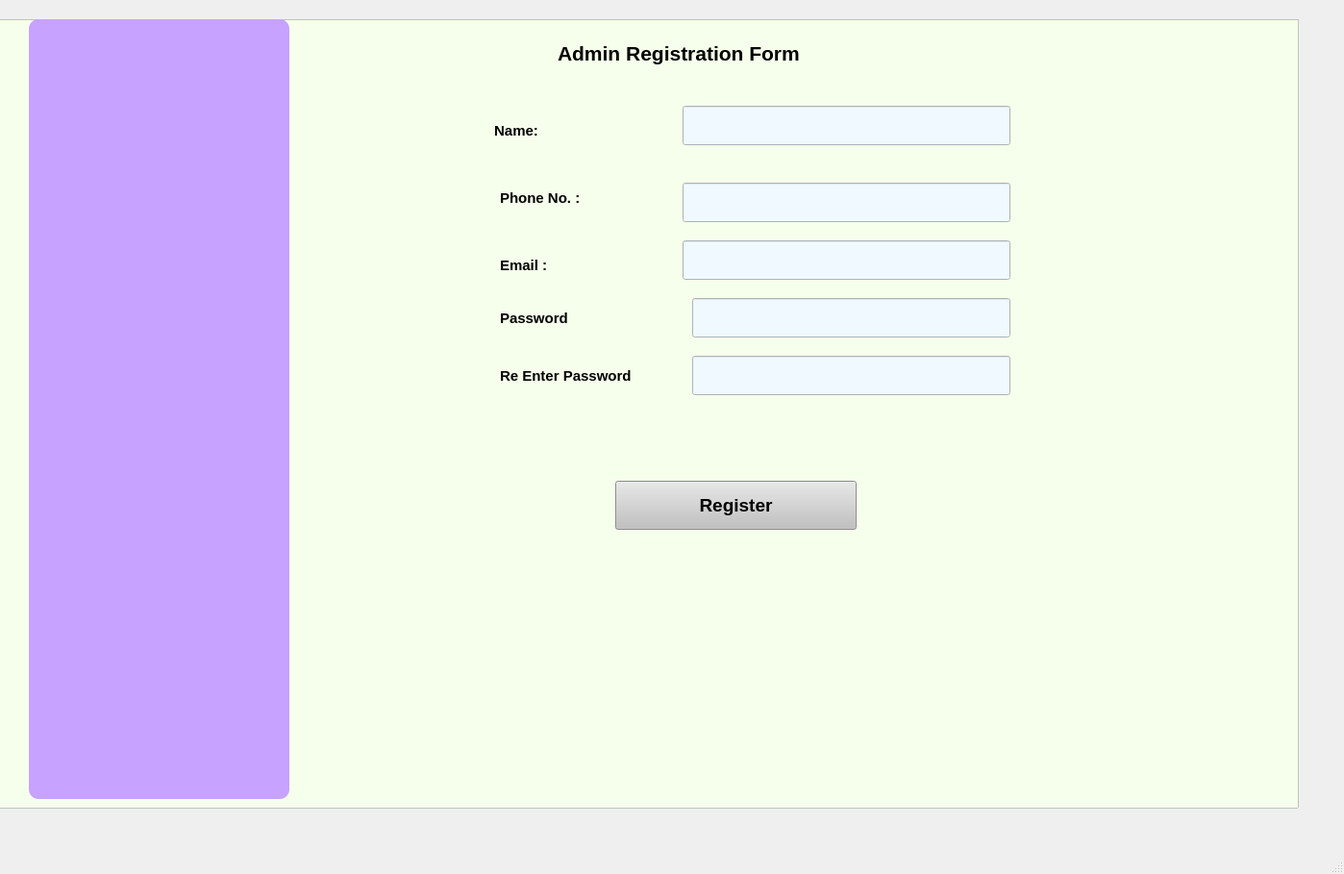
<?xml version="1.0" encoding="UTF-8"?>
<ui version="4.0">
 <class>Adminreg</class>
 <widget class="QMainWindow" name="Adminreg">
  <property name="geometry">
   <rect>
    <x>0</x>
    <y>0</y>
    <width>1398</width>
    <height>909</height>
   </rect>
  </property>
  <property name="windowTitle">
   <string>MainWindow</string>
  </property>
  <widget class="QWidget" name="centralwidget">
   <widget class="QFrame" name="frame">
    <property name="geometry">
     <rect>
      <x>-10</x>
      <y>20</y>
      <width>1361</width>
      <height>821</height>
     </rect>
    </property>
    <property name="styleSheet">
     <string notr="true">background:rgb(246, 255, 235)</string>
    </property>
    <property name="frameShape">
     <enum>QFrame::StyledPanel</enum>
    </property>
    <property name="frameShadow">
     <enum>QFrame::Raised</enum>
    </property>
    <widget class="QLineEdit" name="line3">
     <property name="geometry">
      <rect>
       <x>720</x>
       <y>230</y>
       <width>341</width>
       <height>41</height>
      </rect>
     </property>
     <property name="font">
      <font>
       <pointsize>10</pointsize>
       <weight>75</weight>
       <bold>true</bold>
      </font>
     </property>
     <property name="styleSheet">
      <string notr="true">background:rgb(240, 249, 255)</string>
     </property>
     <property name="text">
      <string/>
     </property>
    </widget>
    <widget class="QLabel" name="l3">
     <property name="geometry">
      <rect>
       <x>530</x>
       <y>230</y>
       <width>81</width>
       <height>51</height>
      </rect>
     </property>
     <property name="font">
      <font>
       <pointsize>11</pointsize>
       <weight>75</weight>
       <bold>true</bold>
      </font>
     </property>
     <property name="text">
      <string>Email :</string>
     </property>
    </widget>
    <widget class="QLineEdit" name="line5">
     <property name="geometry">
      <rect>
       <x>730</x>
       <y>350</y>
       <width>331</width>
       <height>41</height>
      </rect>
     </property>
     <property name="font">
      <font>
       <pointsize>10</pointsize>
       <weight>75</weight>
       <bold>true</bold>
      </font>
     </property>
     <property name="styleSheet">
      <string notr="true">background:rgb(240, 249, 255)</string>
     </property>
     <property name="text">
      <string/>
     </property>
     <property name="echoMode">
      <enum>QLineEdit::Password</enum>
     </property>
    </widget>
    <widget class="QFrame" name="frame_2">
     <property name="geometry">
      <rect>
       <x>40</x>
       <y>0</y>
       <width>271</width>
       <height>811</height>
      </rect>
     </property>
     <property name="styleSheet">
      <string notr="true">background-color: rgb(199, 162, 255);
border-radius:10px;</string>
     </property>
     <property name="frameShape">
      <enum>QFrame::StyledPanel</enum>
     </property>
     <property name="frameShadow">
      <enum>QFrame::Raised</enum>
     </property>
    </widget>
    <widget class="QLabel" name="l2_2">
     <property name="geometry">
      <rect>
       <x>530</x>
       <y>160</y>
       <width>111</width>
       <height>51</height>
      </rect>
     </property>
     <property name="font">
      <font>
       <pointsize>11</pointsize>
       <weight>75</weight>
       <bold>true</bold>
      </font>
     </property>
     <property name="text">
      <string>Phone No. :</string>
     </property>
    </widget>
    <widget class="QLineEdit" name="line1">
     <property name="geometry">
      <rect>
       <x>720</x>
       <y>90</y>
       <width>341</width>
       <height>41</height>
      </rect>
     </property>
     <property name="font">
      <font>
       <pointsize>10</pointsize>
       <weight>75</weight>
       <bold>true</bold>
      </font>
     </property>
     <property name="styleSheet">
      <string notr="true">background:rgb(240, 249, 255)</string>
     </property>
     <property name="text">
      <string/>
     </property>
    </widget>
    <widget class="QLabel" name="l1">
     <property name="geometry">
      <rect>
       <x>520</x>
       <y>90</y>
       <width>121</width>
       <height>51</height>
      </rect>
     </property>
     <property name="font">
      <font>
       <pointsize>11</pointsize>
       <weight>75</weight>
       <bold>true</bold>
      </font>
     </property>
     <property name="text">
      <string> Name:</string>
     </property>
    </widget>
    <widget class="QLabel" name="l4">
     <property name="geometry">
      <rect>
       <x>530</x>
       <y>290</y>
       <width>131</width>
       <height>41</height>
      </rect>
     </property>
     <property name="font">
      <font>
       <pointsize>11</pointsize>
       <weight>75</weight>
       <bold>true</bold>
      </font>
     </property>
     <property name="text">
      <string>Password</string>
     </property>
    </widget>
    <widget class="QLineEdit" name="line4">
     <property name="geometry">
      <rect>
       <x>730</x>
       <y>290</y>
       <width>331</width>
       <height>41</height>
      </rect>
     </property>
     <property name="font">
      <font>
       <pointsize>10</pointsize>
       <weight>75</weight>
       <bold>true</bold>
      </font>
     </property>
     <property name="styleSheet">
      <string notr="true">background:rgb(240, 249, 255)</string>
     </property>
     <property name="text">
      <string/>
     </property>
     <property name="echoMode">
      <enum>QLineEdit::Password</enum>
     </property>
    </widget>
    <widget class="QLabel" name="l5">
     <property name="geometry">
      <rect>
       <x>530</x>
       <y>350</y>
       <width>171</width>
       <height>41</height>
      </rect>
     </property>
     <property name="font">
      <font>
       <pointsize>11</pointsize>
       <weight>75</weight>
       <bold>true</bold>
      </font>
     </property>
     <property name="text">
      <string>Re Enter Password</string>
     </property>
    </widget>
    <widget class="QLineEdit" name="line2">
     <property name="geometry">
      <rect>
       <x>720</x>
       <y>170</y>
       <width>341</width>
       <height>41</height>
      </rect>
     </property>
     <property name="font">
      <font>
       <pointsize>10</pointsize>
       <weight>75</weight>
       <bold>true</bold>
      </font>
     </property>
     <property name="styleSheet">
      <string notr="true">background:rgb(240, 249, 255)</string>
     </property>
     <property name="text">
      <string/>
     </property>
    </widget>
    <widget class="QPushButton" name="b1">
     <property name="geometry">
      <rect>
       <x>650</x>
       <y>480</y>
       <width>251</width>
       <height>51</height>
      </rect>
     </property>
     <property name="font">
      <font>
       <pointsize>14</pointsize>
       <weight>75</weight>
       <bold>true</bold>
      </font>
     </property>
     <property name="styleSheet">
      <string notr="true">background-color: rgb(252,198, 255);
background-color: rgb(193, 193, 193);</string>
     </property>
     <property name="text">
      <string>Register</string>
     </property>
    </widget>
    <widget class="QLabel" name="label">
     <property name="geometry">
      <rect>
       <x>590</x>
       <y>10</y>
       <width>361</width>
       <height>51</height>
      </rect>
     </property>
     <property name="font">
      <font>
       <pointsize>16</pointsize>
       <weight>75</weight>
       <bold>true</bold>
      </font>
     </property>
     <property name="text">
      <string>Admin Registration Form</string>
     </property>
    </widget>
   </widget>
  </widget>
  <widget class="QMenuBar" name="menubar">
   <property name="geometry">
    <rect>
     <x>0</x>
     <y>0</y>
     <width>1398</width>
     <height>26</height>
    </rect>
   </property>
  </widget>
  <widget class="QStatusBar" name="statusbar"/>
 </widget>
 <resources/>
 <connections/>
</ui>
